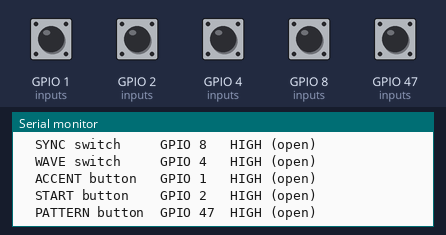
The sketch below on a simulated ESP32-S3. Parts: the last lines printed to the serial monitor. Inputs (shaded band) come from the test bench; at power-on: GPIO 1 (inputs), GPIO 2 (inputs), GPIO 4 (inputs), GPIO 8 (inputs), GPIO 47 (inputs) HIGH.

Above: at 1.7 s.
1.8 s: GPIO 1 (inputs) pulled LOW for 0.15 s
At 2.4 s:
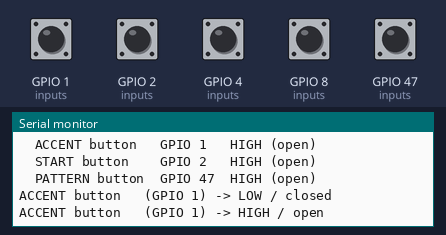
3.4 s: GPIO 2 (inputs) pulled LOW for 0.15 s
At 4.7 s:
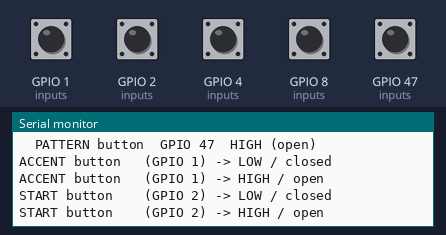
5.0 s: GPIO 4 (inputs) pulled LOW for 0.15 s
At 6.1 s:
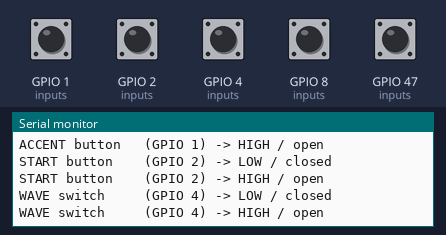
6.6 s: GPIO 8 (inputs) pulled LOW for 0.15 s
At 7.3 s:
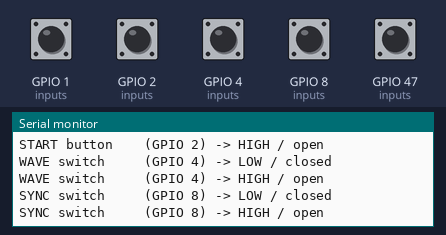
8.2 s: GPIO 47 (inputs) pulled LOW for 0.15 s
At 9.8 s:
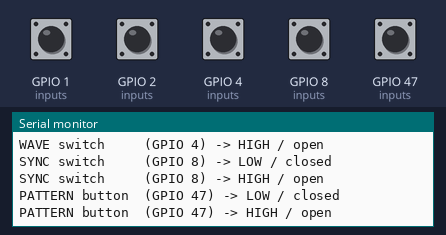

Measured:
- after the input at 1.8 s, the serial monitor: prints a new line at once (image 1)
- after the input at 3.4 s, the serial monitor: prints a new line at once (image 2)
- after the input at 5.0 s, the serial monitor: prints a new line at once (image 3)
- after the input at 6.6 s, the serial monitor: prints a new line at once (image 4)
- after the input at 8.2 s, the serial monitor: prints a new line at once (image 5)

The sketch:

esp32_s3_button_test.ino
```cpp
#include <Arduino.h>

struct Input {
  const char* name;
  uint8_t pin;
  bool stable;
  bool lastReading;
  uint32_t lastChange;
};

Input inputs[] = {
  { "SYNC switch",    8,  HIGH, HIGH, 0 },
  { "WAVE switch",    4,  HIGH, HIGH, 0 },
  { "ACCENT button",  1,  HIGH, HIGH, 0 },
  { "START button",   2,  HIGH, HIGH, 0 },
  { "PATTERN button", 47, HIGH, HIGH, 0 },
};

constexpr int NUM_INPUTS = sizeof(inputs) / sizeof(inputs[0]);
constexpr uint32_t DEBOUNCE_MS = 20;

void setup() {
  Serial.begin(115200);
  delay(500);

  for (int i = 0; i < NUM_INPUTS; i++) {
    pinMode(inputs[i].pin, INPUT_PULLUP);
    inputs[i].stable = digitalRead(inputs[i].pin);
    inputs[i].lastReading = inputs[i].stable;
  }

  Serial.println("Switch test. Each input should read LOW when closed to ground.");
  for (int i = 0; i < NUM_INPUTS; i++) {
    Serial.printf("  %-15s GPIO %-2d  %s\n",
                  inputs[i].name, inputs[i].pin,
                  inputs[i].stable == LOW ? "LOW (closed)" : "HIGH (open)");
  }
}

void loop() {
  for (int i = 0; i < NUM_INPUTS; i++) {
    Input& in = inputs[i];
    bool reading = digitalRead(in.pin);

    if (reading != in.lastReading) {
      in.lastReading = reading;
      in.lastChange = millis();
    }

    if ((millis() - in.lastChange) >= DEBOUNCE_MS && reading != in.stable) {
      in.stable = reading;
      Serial.printf("%-15s (GPIO %d) -> %s\n",
                    in.name, in.pin,
                    reading == LOW ? "LOW / closed" : "HIGH / open");
    }
  }
}
```
